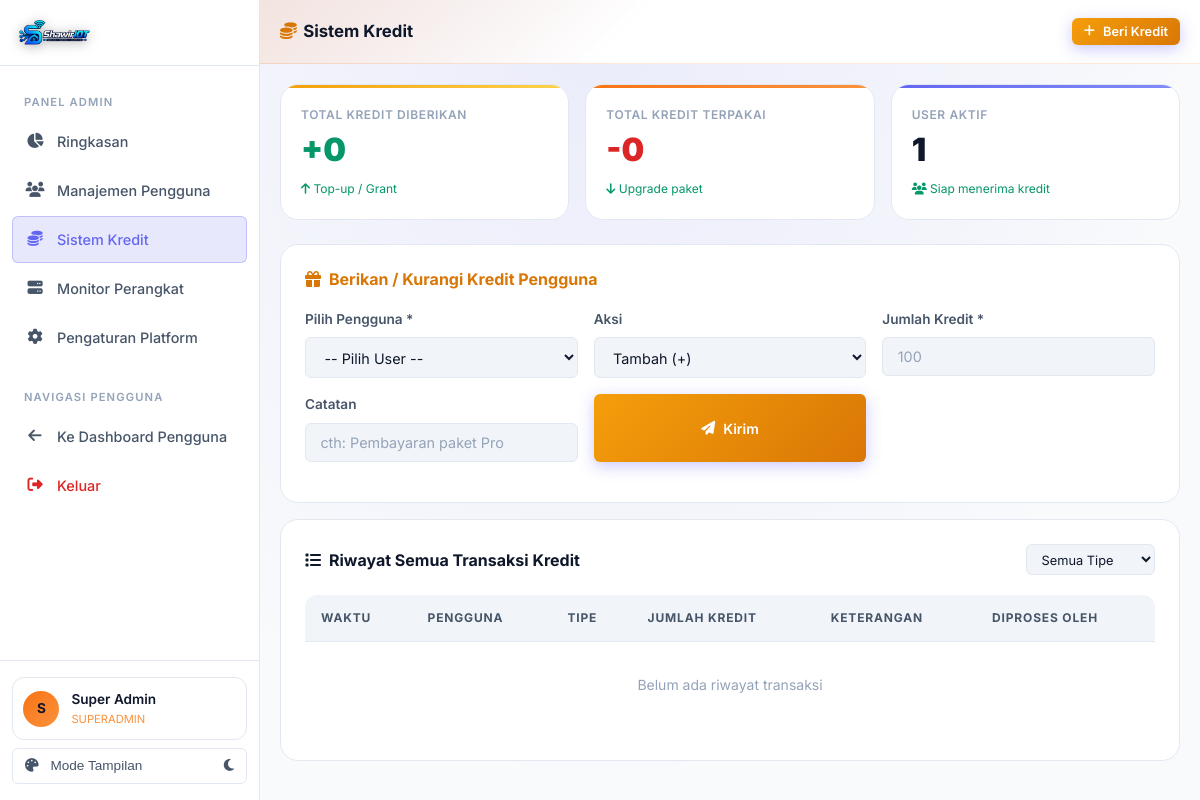
Page /admin/credits.php (signed in) on the committed database.
### tables this page shows
CREATE TABLE IF NOT EXISTS `users` (
  `id` INT UNSIGNED AUTO_INCREMENT PRIMARY KEY,
  `name` VARCHAR(100) NOT NULL,
  `email` VARCHAR(150) NOT NULL UNIQUE,
  `password` VARCHAR(255) NOT NULL,
  `avatar` VARCHAR(255) DEFAULT NULL,
  `role` ENUM('user','admin','superadmin') DEFAULT 'user',
  `plan_id` INT UNSIGNED DEFAULT 1,
  `credits` INT UNSIGNED DEFAULT 0,
  `is_active` TINYINT(1) DEFAULT 1,
  `email_verified_at` TIMESTAMP NULL DEFAULT NULL,
  `remember_token` VARCHAR(100) DEFAULT NULL,
  `last_login_at` TIMESTAMP NULL DEFAULT NULL,
  `last_login_ip` VARCHAR(45) DEFAULT NULL,
  `created_at` TIMESTAMP DEFAULT CURRENT_TIMESTAMP,
  `updated_at` TIMESTAMP DEFAULT CURRENT_TIMESTAMP ON UPDATE CURRENT_TIMESTAMP,
  FOREIGN KEY (`plan_id`) REFERENCES `plans`(`id`) ON UPDATE CASCADE
);

### includes/db.php (called while the page is built, shortened)
<?php
class DB {
    private static ?PDO $instance = null;
    public static function getInstance(): PDO {
        if (self::$instance === null) {
            try {
                $dsn = "mysql:host=" . DB_HOST . ";port=" . DB_PORT . ";dbname=" . DB_NAME . ";charset=" . DB_CHARSET;
                self::$instance = new PDO($dsn, DB_USER, DB_PASS, [
                    PDO::ATTR_ERRMODE            => PDO::ERRMODE_EXCEPTION,
                    PDO::ATTR_DEFAULT_FETCH_MODE => PDO::FETCH_ASSOC,
                    PDO::ATTR_EMULATE_PREPARES   => false,
                    PDO::MYSQL_ATTR_INIT_COMMAND => "SET NAMES utf8mb4 COLLATE utf8mb4_unicode_ci"
                ]);
            } catch (PDOException $e) {
                http_response_code(500);
                error_log('Database connection failed: ' . $e->getMessage());
                die(json_encode([
                    'success' => false,
                    'message' => 'Koneksi database gagal. Periksa konfigurasi di includes/config.php.',
                    'error_detail' => $e->getMessage()
                ], JSON_UNESCAPED_UNICODE));
            }
        }
        return self::$instance;
    }
    public static function query(string $sql, array $params = []): PDOStatement {
        $stmt = self::getInstance()->prepare($sql);
        $stmt->execute($params);
        return $stmt;
    }
    public static function row(string $sql, array $params = []): ?array {
        $result = self::query($sql, $params)->fetch();
        return $result ?: null;
    }
    public static function value(string $sql, array $params = []): mixed {
        $result = self::query($sql, $params)->fetchColumn();
        return $result;
    }
    public static function count(string $table, string $where = '1=1', array $params = []): int {
        return (int) self::value("SELECT COUNT(*) FROM `{$table}` WHERE {$where}", $params);
    }
}

### includes/functions.php (called while the page is built, shortened)
<?php
require_once __DIR__ . '/db.php';
function sanitize(string $input): string {
    return htmlspecialchars(strip_tags(trim($input)), ENT_QUOTES, 'UTF-8');
}
function getSetting(string $key, string $default = ''): string {
    $val = DB::value("SELECT value FROM platform_settings WHERE `key` = ?", [$key]);
    return $val !== false ? $val : $default;
}

### includes/auth.php (called while the page is built, shortened)
<?php
require_once __DIR__ . '/functions.php';
function isLoggedIn(): bool {
    return !empty($_SESSION['user_id']);
}
function currentUser(): ?array {
    static $user = null;
    if ($user === null) {
        $user = DB::row(
            "SELECT u.*, p.name as plan_name, p.max_devices, p.max_widgets_per_device, p.history_days
             FROM users u JOIN plans p ON u.plan_id = p.id WHERE u.id = ? AND u.is_active = 1",
            [$_SESSION['user_id']]
        );
    }
    return $user;
}

### admin/credits.php (the view, shortened to what this page needs)
<?php
require_once __DIR__ . '/../includes/auth.php';
$admin = currentUser();
$totalGranted = (int) DB::value("SELECT SUM(amount) FROM credit_transactions WHERE amount > 0");
$totalSpent   = (int) DB::value("SELECT SUM(ABS(amount)) FROM credit_transactions WHERE amount < 0");
$activeUsersCount = DB::count('users', 'is_active = 1');
$page       = max(1, (int)($_GET['page'] ?? 1));
$limit      = 20;
$offset     = ($page - 1) * $limit;
$where = "1=1";
$params = [];
$transactions = DB::rows(
    "SELECT ct.*, u.name as user_name, u.email as user_email, adm.name as admin_name
     FROM credit_transactions ct
     JOIN users u ON ct.user_id = u.id
     LEFT JOIN users adm ON ct.admin_id = adm.id
     WHERE {$where}
     ORDER BY ct.created_at DESC
     LIMIT {$limit} OFFSET {$offset}",
    $params
);
?><!DOCTYPE html>
<html lang="id">
<head>
  <link rel="stylesheet" href="../assets/css/style.css">
  <link rel="stylesheet" href="../assets/css/dashboard.css">
  <link rel="stylesheet" href="../assets/css/admin.css">
  <link rel="stylesheet" href="https://cdnjs.cloudflare.com/ajax/libs/font-awesome/6.5.0/css/all.min.css">
</head>
<body class="admin-layout">
<div class="app-layout">
  <?php include __DIR__ . '/sidebar.php'; ?>
  <div class="main-content">
    <header class="topbar admin-topbar">
      <div class="topbar-left">
        <h1 class="topbar-title"><i class="fas fa-coins" style="color:var(--accent);margin-right:0.4rem"></i>Sistem Kredit</h1>
      </div>
      <div class="topbar-actions">
        <button class="btn btn-primary btn-sm" style="background:linear-gradient(135deg, #f59e0b 0%, #d97706 100%)"
          onclick="document.getElementById('grant-card').scrollIntoView({behavior:'smooth'})">
          <i class="fas fa-plus"></i> <span>Beri Kredit</span>
        </button>
      </div>
    </header>
    <main class="page-content">
      <div class="admin-stat-grid">
        <div class="admin-stat s-credits">
          <div class="stat-lbl">Total Kredit Diberikan</div>
          <div class="stat-num" style="color:var(--success)">+<?= number_format($totalGranted) ?></div>
          <div class="stat-trend"><i class="fas fa-arrow-up"></i> Top-up / Grant</div>
        </div>
        <div class="admin-stat s-data">
          <div class="stat-lbl">Total Kredit Terpakai</div>
          <div class="stat-num" style="color:var(--danger)">-<?= number_format($totalSpent) ?></div>
          <div class="stat-trend"><i class="fas fa-arrow-down"></i> Upgrade paket</div>
        </div>
        <div class="admin-stat s-users">
          <div class="stat-lbl">User Aktif</div>
          <div class="stat-num"><?= number_format($activeUsersCount) ?></div>
          <div class="stat-trend"><i class="fas fa-users"></i> Siap menerima kredit</div>
        </div>
      </div>
      <div class="card mb-2" id="grant-card">
        <div class="card-header">
          <h3 class="card-title" style="color:var(--accent)"><i class="fas fa-gift"></i> Berikan / Kurangi Kredit Pengguna</h3>
        </div>
        <form method="POST" action="">
          <div class="grid-3col mb-2">
            <div class="form-group" style="margin:0">
              <label class="form-label">Pilih Pengguna *</label>
              <select name="user_id" class="form-control" required>
                <option value="">-- Pilih User --</option>
              </select>
            </div>
            <div class="form-group" style="margin:0">
              <label class="form-label">Aksi</label>
              <select name="type" class="form-control">
                <option value="admin_grant">Tambah (+)</option>
              </select>
            </div>
            <div class="form-group" style="margin:0">
              <label class="form-label">Jumlah Kredit *</label>
              <input type="number" name="amount" class="form-control" placeholder="100" min="1" required>
            </div>
            <div class="form-group" style="margin:0">
              <label class="form-label">Catatan</label>
              <input type="text" name="note" class="form-control" placeholder="cth: Pembayaran paket Pro">
            </div>
            <button type="submit" class="btn btn-primary" style="background:linear-gradient(135deg, #f59e0b 0%, #d97706 100%)">
              <i class="fas fa-paper-plane"></i> Kirim
            </button>
          </div>
        </form>
      </div>
      <div class="card">
        <div class="card-header">
          <h3 class="card-title"><i class="fas fa-list"></i> Riwayat Semua Transaksi Kredit</h3>
          <form method="GET" action="" style="display:flex;gap:0.5rem">
            <select name="type" class="form-control" style="font-size:0.8rem;padding:0.35rem 0.65rem" onchange="this.form.submit()">
              <option value="">Semua Tipe</option>
            </select>
          </form>
        </div>
        <div class="table-wrap">
          <table>
            <thead>
              <tr>
                <th>Waktu</th>
                <th>Pengguna</th>
                <th>Tipe</th>
                <th>Jumlah Kredit</th>
                <th>Keterangan</th>
                <th>Diproses Oleh</th>
              </tr>
            </thead>
            <tbody>
              <?php if (empty($transactions)): ?>
                <tr>
                  <td colspan="6" style="text-align:center;color:var(--text-muted);padding:2rem">Belum ada riwayat transaksi</td>
                </tr>
              <?php endif; ?>
            </tbody>
          </table>
        </div>
      </div>
    </main>
  </div>
</div>
</body>
</html>

### admin/sidebar.php (shortened to what this page needs)
<?php
$currentPage = basename($_SERVER['PHP_SELF']);
$admin_s = currentUser();
$platformName = getSetting('platform_name', 'ShawirIOT');
function adminNavItem(string $href, string $icon, string $label, string $current, string $page): string {
    $active = ($current === $page) ? ' active' : '';
    return "<a href=\"{$href}\" class=\"nav-item{$active}\">
      <span class=\"nav-icon\"><i class=\"fas fa-{$icon}\"></i></span>
      <span>{$label}</span>
    </a>";
}
?>
<aside class="sidebar" id="sidebar">
  <div class="sidebar-logo">
    <a href="index.php" class="logo-brand-link">
      <img src="../assets/img/logo.png" alt="<?= $platformName ?>" class="sidebar-logo-img">
    </a>
  </div>
  <nav class="sidebar-nav">
    <div class="nav-section-label">Panel Admin</div>
    <?= adminNavItem('index.php', 'chart-pie', 'Ringkasan', $currentPage, 'index.php') ?>
    <?= adminNavItem('users.php', 'users', 'Manajemen Pengguna', $currentPage, 'users.php') ?>
    <?= adminNavItem('credits.php', 'coins', 'Sistem Kredit', $currentPage, 'credits.php') ?>
    <?= adminNavItem('devices.php', 'server', 'Monitor Perangkat', $currentPage, 'devices.php') ?>
    <?= adminNavItem('settings.php', 'cog', 'Pengaturan Platform', $currentPage, 'settings.php') ?>
    <div class="nav-section-label" style="margin-top:1rem">Navigasi Pengguna</div>
    <a href="../dashboard.php" class="nav-item">
      <span class="nav-icon"><i class="fas fa-arrow-left"></i></span>
      <span>Ke Dashboard Pengguna</span>
    </a>
    <a href="../logout.php" class="nav-item" style="color:var(--danger)">
      <span class="nav-icon"><i class="fas fa-sign-out-alt"></i></span>
      <span>Keluar</span>
    </a>
  </nav>
  <div class="sidebar-footer">
    <div class="user-card">
      <div class="user-avatar" style="background:linear-gradient(135deg, #f97316 0%, #fb923c 100%)">
        <?= strtoupper(substr($admin_s['name'] ?? 'A', 0, 1)) ?>
      </div>
      <div class="user-info">
        <div class="name"><?= sanitize($admin_s['name'] ?? 'Admin') ?></div>
        <div class="role" style="color:#fb923c"><?= strtoupper($admin_s['role'] ?? 'ADMIN') ?></div>
      </div>
    </div>
    <button type="button" class="sidebar-theme-item w-100" onclick="toggleTheme()" title="Ubah Tema">
      <span><i class="fas fa-palette" style="margin-right:0.5rem"></i> Mode Tampilan</span>
      <i class="fas fa-moon theme-toggle-icon"></i>
    </button>
  </div>
</aside>

### assets/css/admin.css (style rules this page uses)
.admin-layout { --primary: #f97316; --primary-dark: #ea580c; --primary-light: #fb923c; }
.admin-topbar { background: linear-gradient(135deg, rgba(249,115,22,0.12) 0%, var(--bg-surface) 40%); border-bottom: 1px solid rgba(249,115,22,0.15); }
.admin-stat-grid { display: grid; grid-template-columns: repeat(auto-fit, minmax(200px, 1fr)); gap: 1rem; margin-bottom: 1.5rem; }
.admin-stat { background: var(--bg-card); border: 1px solid var(--border-light); border-radius: var(--radius-lg); padding: 1.25rem; position: relative; overflow: hidden; transition: all var(--transition); }
.admin-stat::before { content: ''; position: absolute; top: 0; left: 0; right: 0; height: 3px; }
.admin-stat.s-users::before { background: linear-gradient(90deg, #6366f1, #818cf8); }
.admin-stat.s-credits::before { background: linear-gradient(90deg, #f59e0b, #fcd34d); }
.admin-stat.s-data::before { background: linear-gradient(90deg, #f97316, #fb923c); }
.admin-stat .stat-num { font-size: 2rem; font-weight: 900; color: var(--text-primary); }
.admin-stat .stat-lbl { font-size: 0.75rem; color: var(--text-muted); font-weight: 600; text-transform: uppercase; letter-spacing: 0.05em; }
.admin-stat .stat-trend { font-size: 0.75rem; color: var(--success); margin-top: 0.25rem; }

### rows in the picture
users: name "S", name "Super Admin", role "SUPERADMIN"

### other values in the picture
$label "Ringkasan Manajemen Pengguna Sistem Kredit Monitor Perangkat Pengaturan Platform"
$totalGranted "0"
$totalSpent "0"
$activeUsersCount "1"
